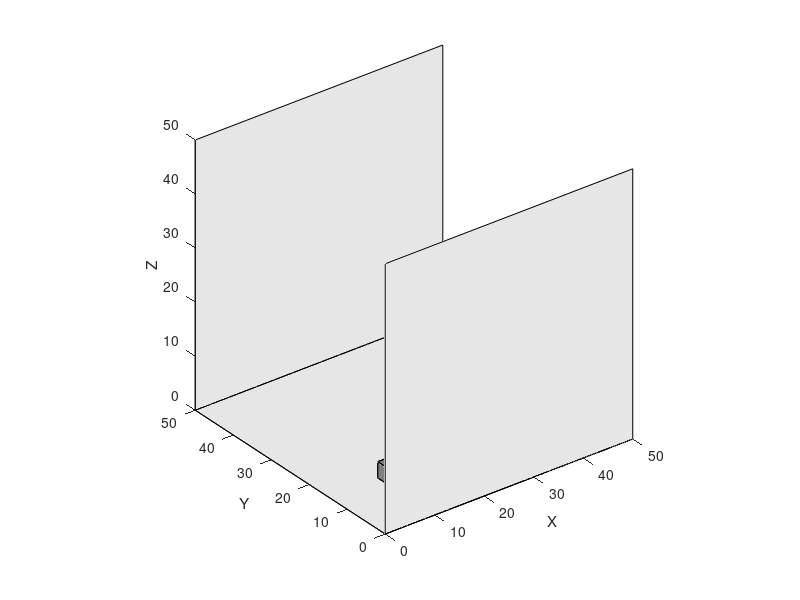

Source code (MATLAB):
function [surfaces, envWidth, envHeight, envDepth] = setupEnvironment()
    % Define the environment's dimensions
    envWidth = 50;
    envHeight = 50;
    envDepth = 50;

    % Initialize figure for 3D plotting
    figure;
    hold on;
    axis equal;
    xlabel('X'); ylabel('Y'); zlabel('Z');
    xlim([0 envWidth]); ylim([0 envDepth]); zlim([0 envHeight]);

    % Create walls and store them as reflective surfaces
    surfaces = {};
    surfaces{end+1} = createWall([0 0 0], [envWidth 0 envHeight], true); % Back wall
    surfaces{end+1} = createWall([0 envDepth 0], [envWidth envDepth envHeight], true); % Front wall
    surfaces{end+1} = createWall([0 0 0], [0 envDepth envHeight], true); % Left wall
    surfaces{end+1} = createWall([envWidth 0 0], [envWidth envDepth envHeight], true); % Right wall
    surfaces{end+1} = createWall([0 0 envHeight], [envWidth 0 envHeight], true); % Ceiling
    surfaces{end+1} = createFloor([0 0 0], [envWidth envDepth 0], true); % Floor

    % Create obstacles
    obstacleSurfaces1 = createObstacle([10 10 0], [5 5 3], true);
    obstacleSurfaces2 = createObstacle([20 20 0], [4 4 4], true);
    surfaces = [surfaces, obstacleSurfaces1{:}, obstacleSurfaces2{:}];
end

% Supporting functions remain unchanged as they are already robust
% Function to create a wall between two corners in 3D space and return its vertices
function vertices = createWall(startCorner, endCorner, show)
    vertices = [
        startCorner;
        endCorner(1), startCorner(2), startCorner(3);
        endCorner;
        startCorner(1), endCorner(2), endCorner(3)
    ];
    if show
        fill3(vertices(:, 1), vertices(:, 2), vertices(:, 3), [0.9, 0.9, 0.9]); % Light gray color for floor
    end
end



% Function to create a floor between two corners and return its vertices
function vertices = createFloor(startCorner, endCorner, show)
    vertices = [
        startCorner;
        endCorner(1), startCorner(2), startCorner(3);
        endCorner;
        startCorner(1), endCorner(2), endCorner(3)
    ];
    if show
        fill3(vertices(:, 1), vertices(:, 2), vertices(:, 3), [0.9, 0.9, 0.9]); % Light gray color for floor
    end
    
end

% Function to create a rectangular obstacle and return its surfaces as a cell array of vertices
function surfaces = createObstacle(position, size, show)
    x = [0 1 1 0 0 1 1 0] * size(1) + position(1);
    y = [0 0 1 1 0 0 1 1] * size(2) + position(2);
    z = [0 0 0 0 1 1 1 1] * size(3) + position(3);

    vertices = [x', y', z'];
    faces = [1 2 3 4; 5 6 7 8; 1 2 6 5; 2 3 7 6; 3 4 8 7; 4 1 5 8];
    surfaces = cell(6, 1);
    for i = 1:6
        surfaces{i} = vertices(faces(i, :), :);
        if show
            patch('Vertices', vertices, 'Faces', faces(i, :), 'FaceColor', [0.5, 0.5, 0.5]);
        end
    end
end
